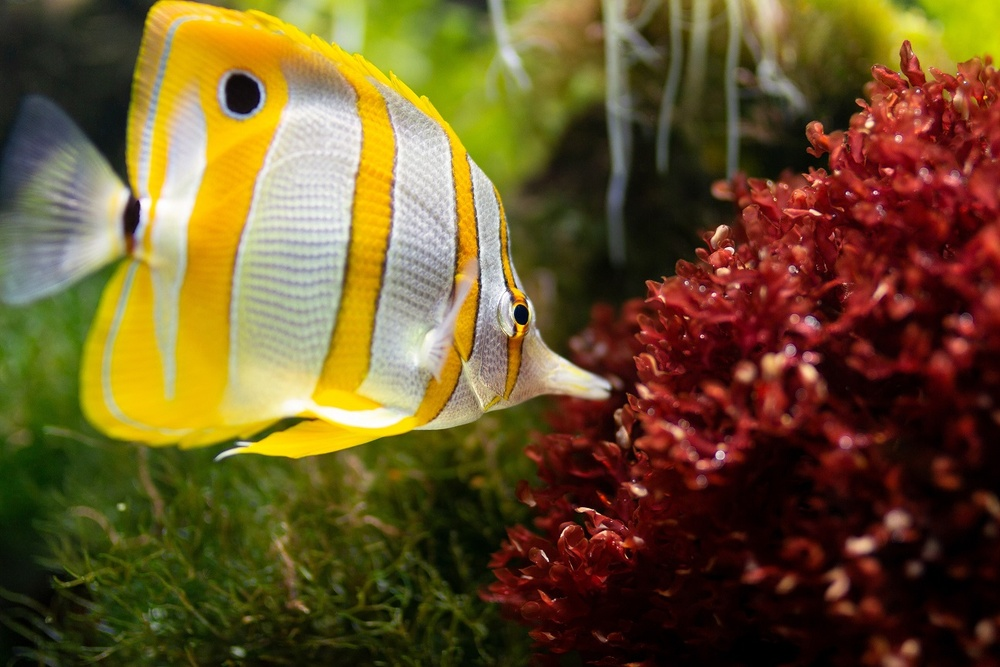
#> input picture images/fish.jpg, 1000 x 667 px, shrunk from 1296 x 864 before the run, found by its file name
$ jupyter execute Floyd_Steinberg_error_diffusion.ipynb
#> lines starting #> are read from the running program, lines starting #| are printed output that depends on the picture
# Chapter 4: Image Enhancement

Excercise 3: Implement Floyd-Steinberg error-diffusion dithering and convert a grayscale image into a binary image.
#Thuật toán Floyd-Steinberg là một phương pháp dithering (phân tán sai số) để chuyển đổi hình ảnh có độ xám thành hình ảnh nhị phân, trong đó các pixel sẽ chỉ có hai giá trị: 0 hoặc 255. Phương pháp này giúp tạo hiệu ứng chuyển màu mượt mà hơn bằng cách lan truyền sai số (error) từ mỗi pixel đến các pixel lân cận.

## 1. Sử dụng các thư viện cơ bản như numpy vf matplotlib để làm việc với ma trận và hiển thị ảnh

[cell 1]
import numpy as np
import matplotlib.pyplot as plt
from PIL import Image

# Bước 1: Đọc ảnh và chuyển sang grayscale
im = Image.open('D:\\Image_Processcing_Project\\images\\fish.jpg').convert('L')  # Đọc ảnh và chuyển sang grayscale (L: độ sáng)
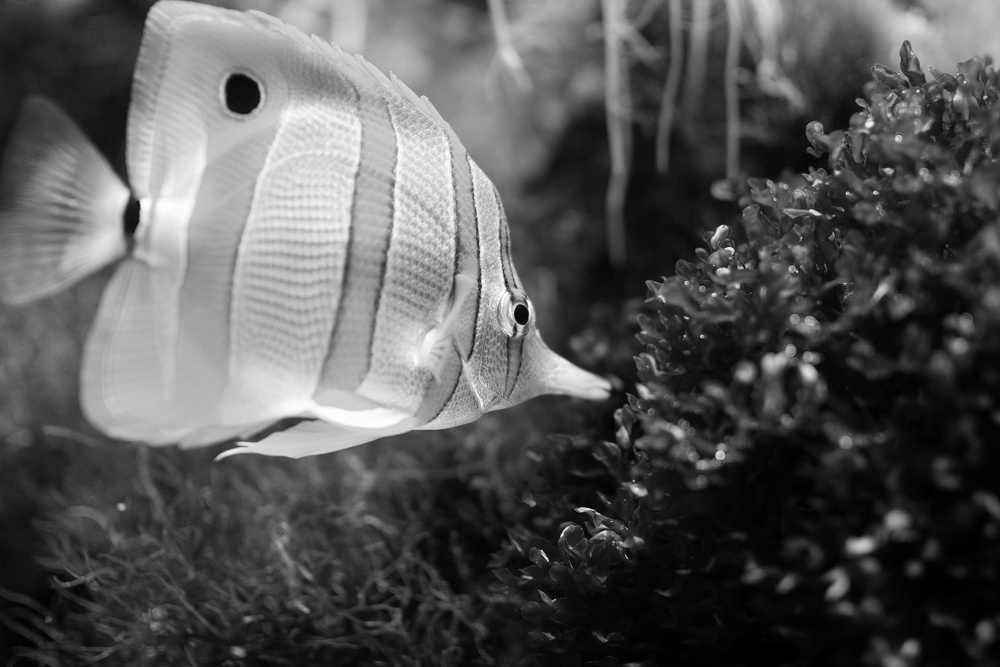
#> im: PIL image 1000x667 L; min 0, max 255, mean 85.7
im = np.array(im)

## 2. Các bước thực hiện

1. **Tính toán sai số (Error)**:
   Mỗi pixel trong ảnh có một giá trị màu sắc (giá trị độ xám) nằm trong phạm vi từ 0 đến 255. Khi chuyển pixel này sang màu nhị phân, chúng ta sẽ thay thế giá trị pixel gốc bằng 255 nếu nó lớn hơn 127, hoặc bằng 0 nếu nó nhỏ hơn hoặc bằng 127. Sai số là sự chênh lệch giữa giá trị gốc và giá trị mới.

2. **Lan truyền sai số (Error Diffusion)**:
   Sau khi tính toán sai số, thuật toán lan truyền sai số này vào các pixel lân cận. Cụ thể, các trọng số được áp dụng cho các pixel kế cận bên phải và phía dưới theo tỷ lệ:
   - Pixel bên phải (x + 1): `7/16`
   - Pixel dưới trái (y + 1, x - 1): `3/16`
   - Pixel dưới (y + 1, x): `5/16`
   - Pixel dưới phải (y + 1, x + 1): `1/16`

[cell 2]
def floyd_steinberg_dithering(image):
    # Kích thước ảnh
    height, width = image.shape
#> height = 667; width = 1000

    # Tạo ảnh kết quả với giá trị nhị phân (0 hoặc 255)
    dithered_image = np.zeros_like(image)

    # Duyệt qua từng pixel
    for y in range(height):
        for x in range(width):
            old_pixel = image[y, x]
            new_pixel = 255 if old_pixel > 127 else 0  # Lựa chọn giá trị mới (0 hoặc 255)
            dithered_image[y, x] = new_pixel  # Gán pixel mới vào ảnh kết quả

            # Tính sai số (error) và lan truyền vào các pixel kế cận
            error = old_pixel - new_pixel

            # Lan truyền sai số sang các pixel lân cận
            if x + 1 < width:
                image[y, x + 1] += error * 7 / 16  # Pixel bên phải
            if y + 1 < height:
                if x - 1 >= 0:
                    image[y + 1, x - 1] += error * 3 / 16  # Pixel dưới trái
                image[y + 1, x] += error * 5 / 16  # Pixel dưới giữa
                if x + 1 < width:
                    image[y + 1, x + 1] += error * 1 / 16  # Pixel dưới phải
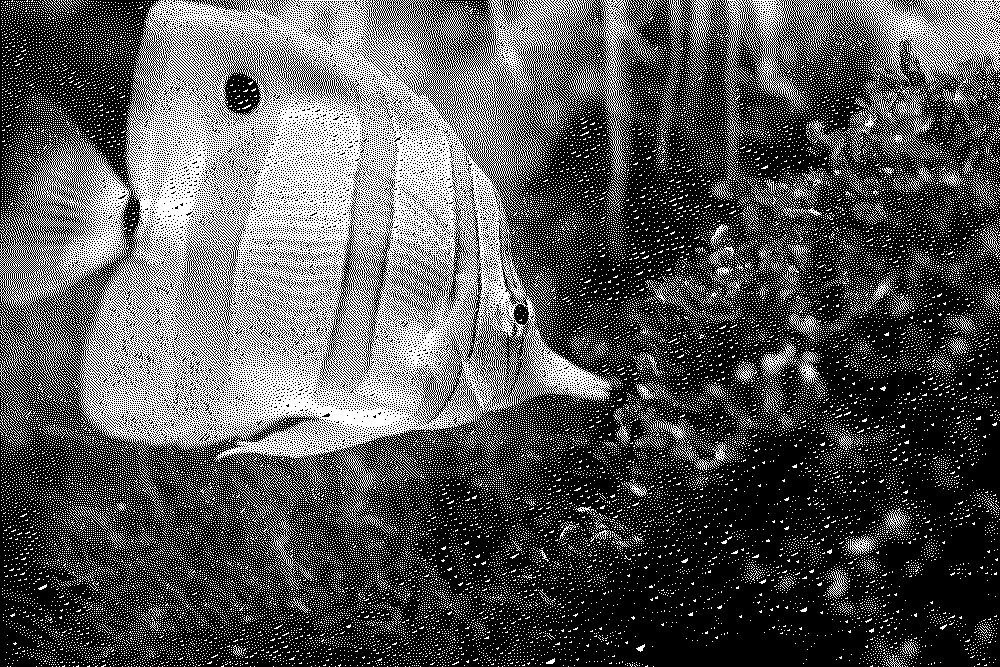
#> dithered_image: shape (667, 1000); 33.5% white in thin lines or dots
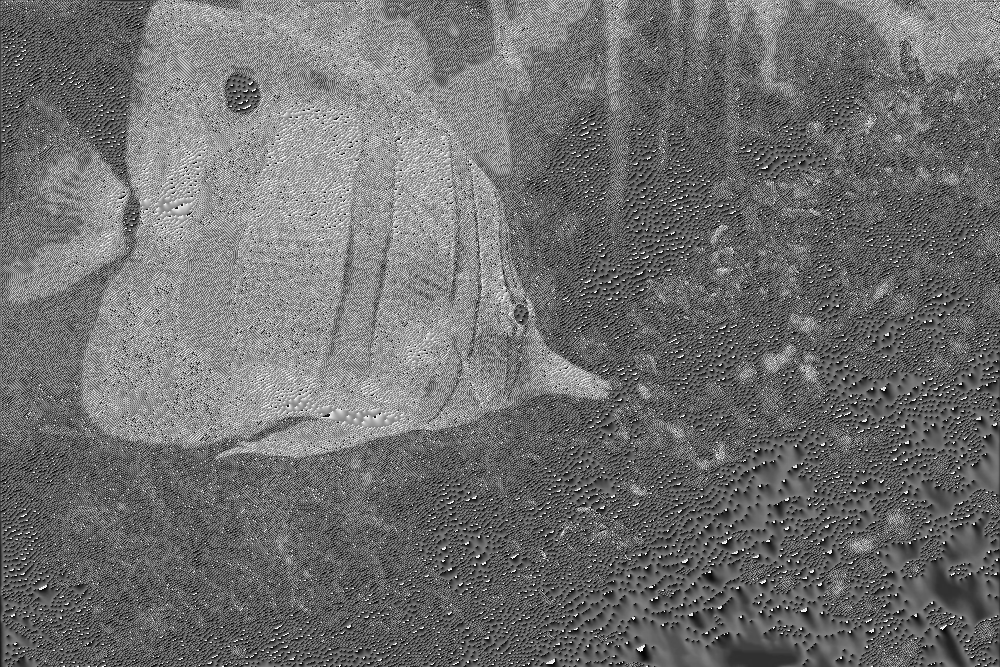
#> image: shape (667, 1000); min 0, max 255, mean 111

    return dithered_image

# Bước 3: Áp dụng thuật toán Floyd-Steinberg
dithered_im = floyd_steinberg_dithering(im.copy())

**3. Hiển thị ảnh

[cell 3]
# Bước 4: Hiển thị ảnh
plt.figure(figsize=(20, 8))

# Hiển thị ảnh gốc và ảnh đã dithering
plt.subplot(1, 2, 1)
plt.imshow(im, cmap='gray')
plt.title("Original Grayscale Image", fontsize=18)
plt.axis('off')

plt.subplot(1, 2, 2)
plt.imshow(dithered_im, cmap='gray')
plt.title("Floyd-Steinberg Dithered Image", fontsize=18)
plt.axis('off')

# Hiển thị ảnh với độ phân giải lớn hơn và các tiêu đề rõ ràng
plt.show()
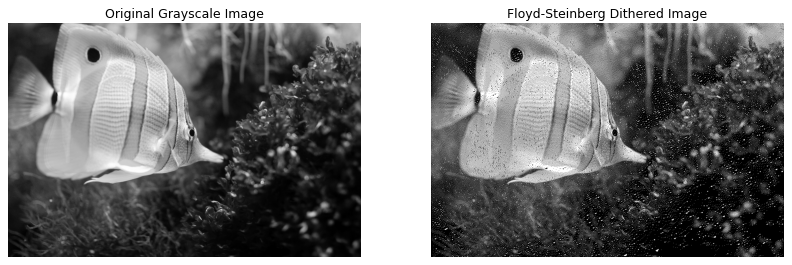
#> figure drawn by matplotlib, 2 panels

$ run again, with images/aero.jpg copied over images/fish.jpg
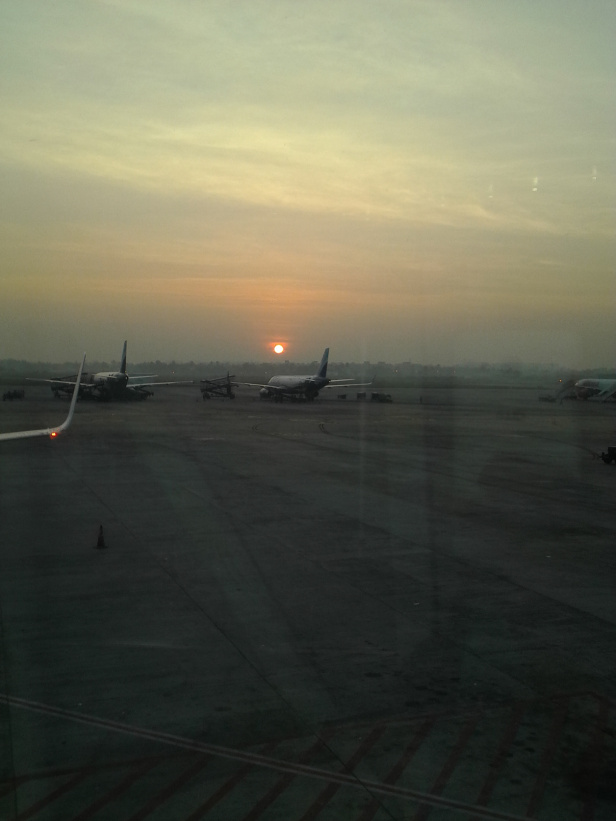
#> input picture images/aero.jpg, 616 x 821 px, found by its file name
#> after the loop in floyd_steinberg_dithering, `for y in range(height):`:
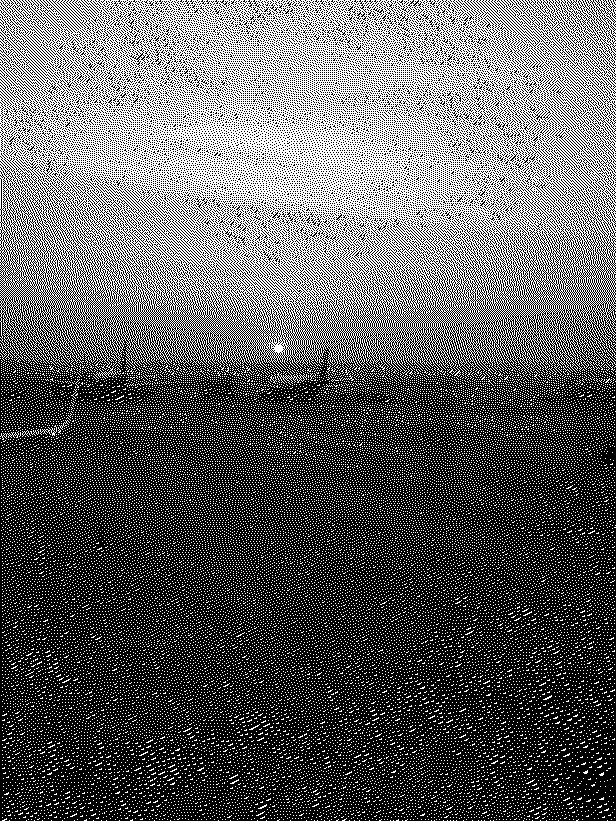
#> dithered_image: shape (821, 616); 37% white in thin lines or dots
#> `plt.show()`:
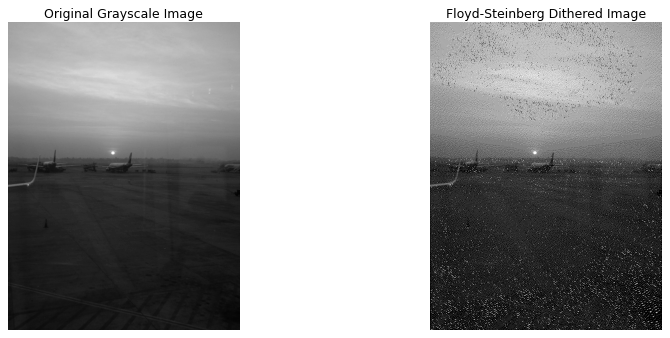
#> figure drawn by matplotlib, 2 panels

$ run again, with images/bisons.jpg copied over images/fish.jpg
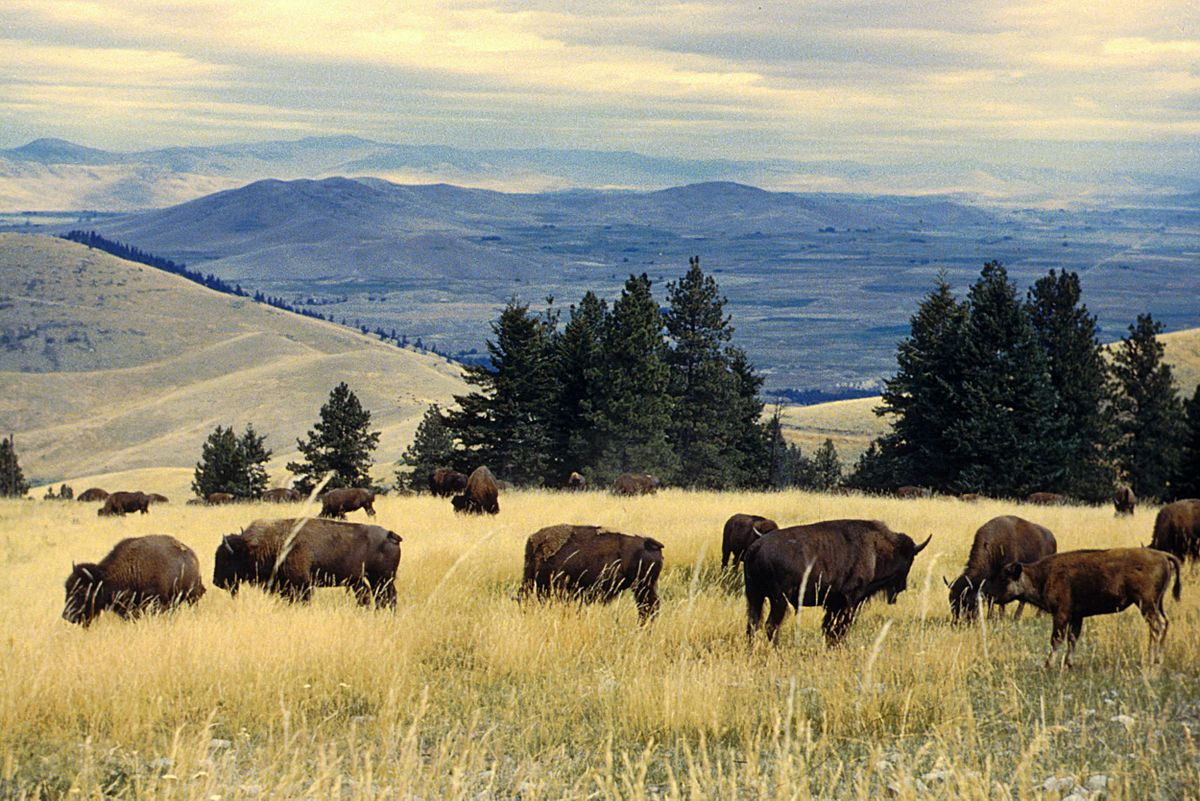
#> input picture images/bisons.jpg, 1200 x 801 px, found by its file name
#> after the loop in floyd_steinberg_dithering, `for y in range(height):`:
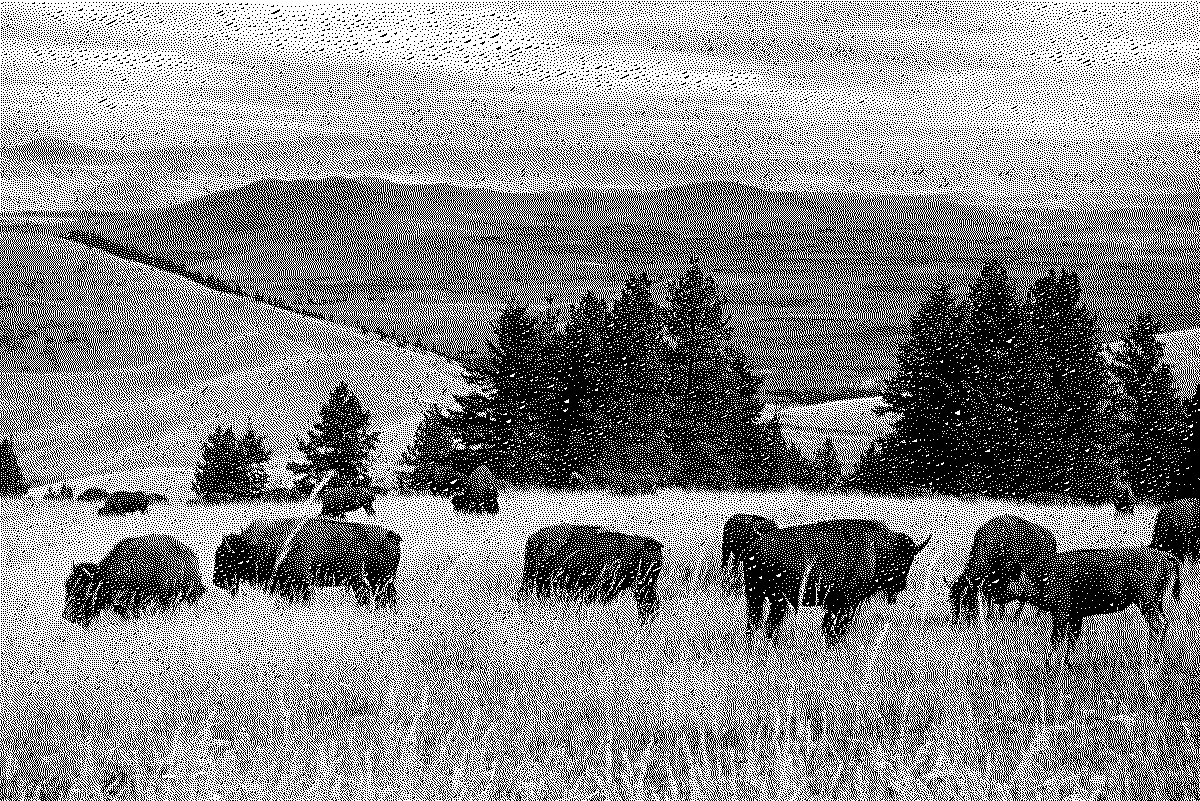
#> dithered_image: shape (801, 1200); 54.3% white; black in thin lines or dots
#> `plt.show()`:
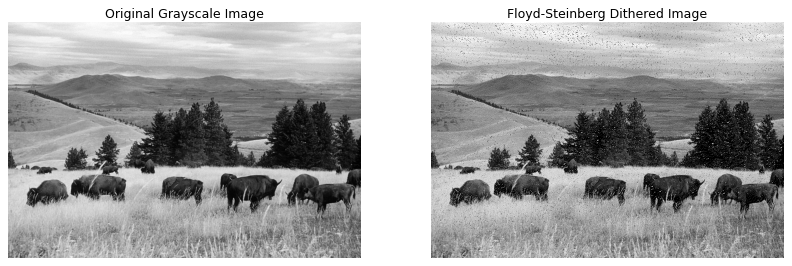
#> figure drawn by matplotlib, 2 panels
